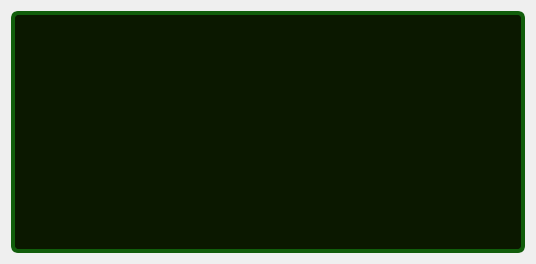
<?xml version="1.0" encoding="UTF-8"?>
<ui version="4.0">
 <class>senario</class>
 <widget class="QDialog" name="senario">
  <property name="geometry">
   <rect>
    <x>0</x>
    <y>0</y>
    <width>536</width>
    <height>264</height>
   </rect>
  </property>
  <property name="windowTitle">
   <string>Dialog</string>
  </property>
  <property name="styleSheet">
   <string notr="true"/>
  </property>
  <layout class="QHBoxLayout" name="horizontalLayout">
   <item>
    <widget class="QLabel" name="label">
     <property name="styleSheet">
      <string notr="true">font: 75 20pt &quot;MS Shell Dlg 2&quot;;
	border-color: #115d0b;
    font-family: &quot;Courier New&quot;, Courier, monospace;
    font-size: 20px;
    color: #21961d; /* Green color for the text */
    background-color: #0b1800; /* Black background */
    padding: 5px;
    border-radius: 7px;
    text-align: center;
    border: 4px solid #115d0b; /* Green border */
</string>
     </property>
     <property name="text">
      <string/>
     </property>
    </widget>
   </item>
  </layout>
 </widget>
 <resources/>
 <connections/>
</ui>
